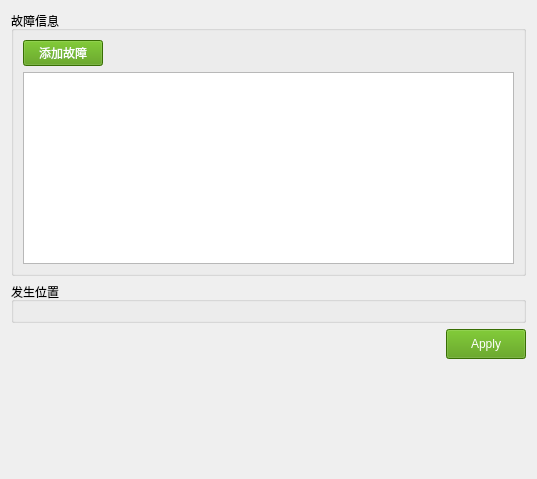
<?xml version="1.0" encoding="UTF-8"?>
<ui version="4.0">
 <class>FaultReportWidget</class>
 <widget class="QWidget" name="FaultReportWidget">
  <property name="geometry">
   <rect>
    <x>0</x>
    <y>0</y>
    <width>537</width>
    <height>479</height>
   </rect>
  </property>
  <property name="windowTitle">
   <string>Form</string>
  </property>
  <property name="styleSheet">
   <string notr="true">QPushButton#btn_apply,#btn_addError{
   color:white;
	background-color: rgb(78, 154, 6);
}</string>
  </property>
  <layout class="QVBoxLayout" name="verticalLayout_2">
   <item>
    <widget class="QGroupBox" name="groupBox">
     <property name="title">
      <string>故障信息</string>
     </property>
     <layout class="QVBoxLayout" name="verticalLayout">
      <item>
       <layout class="QHBoxLayout" name="horizontalLayout_2">
        <item>
         <widget class="QPushButton" name="btn_addError">
          <property name="text">
           <string>添加故障</string>
          </property>
         </widget>
        </item>
        <item>
         <spacer name="horizontalSpacer_2">
          <property name="orientation">
           <enum>Qt::Horizontal</enum>
          </property>
          <property name="sizeHint" stdset="0">
           <size>
            <width>40</width>
            <height>20</height>
           </size>
          </property>
         </spacer>
        </item>
       </layout>
      </item>
      <item>
       <widget class="QListWidget" name="listWidget"/>
      </item>
     </layout>
    </widget>
   </item>
   <item>
    <widget class="QGroupBox" name="groupBox_location">
     <property name="title">
      <string>发生位置</string>
     </property>
     <layout class="QVBoxLayout" name="verticalLayout_3">
      <item>
       <layout class="QVBoxLayout" name="verticalLayout_location"/>
      </item>
     </layout>
    </widget>
   </item>
   <item>
    <layout class="QHBoxLayout" name="horizontalLayout">
     <item>
      <spacer name="horizontalSpacer">
       <property name="orientation">
        <enum>Qt::Horizontal</enum>
       </property>
       <property name="sizeHint" stdset="0">
        <size>
         <width>40</width>
         <height>20</height>
        </size>
       </property>
      </spacer>
     </item>
     <item>
      <widget class="QPushButton" name="btn_apply">
       <property name="minimumSize">
        <size>
         <width>0</width>
         <height>30</height>
        </size>
       </property>
       <property name="text">
        <string>Apply</string>
       </property>
      </widget>
     </item>
    </layout>
   </item>
   <item>
    <spacer name="verticalSpacer">
     <property name="orientation">
      <enum>Qt::Vertical</enum>
     </property>
     <property name="sizeHint" stdset="0">
      <size>
       <width>20</width>
       <height>65</height>
      </size>
     </property>
    </spacer>
   </item>
  </layout>
 </widget>
 <resources/>
 <connections/>
</ui>
